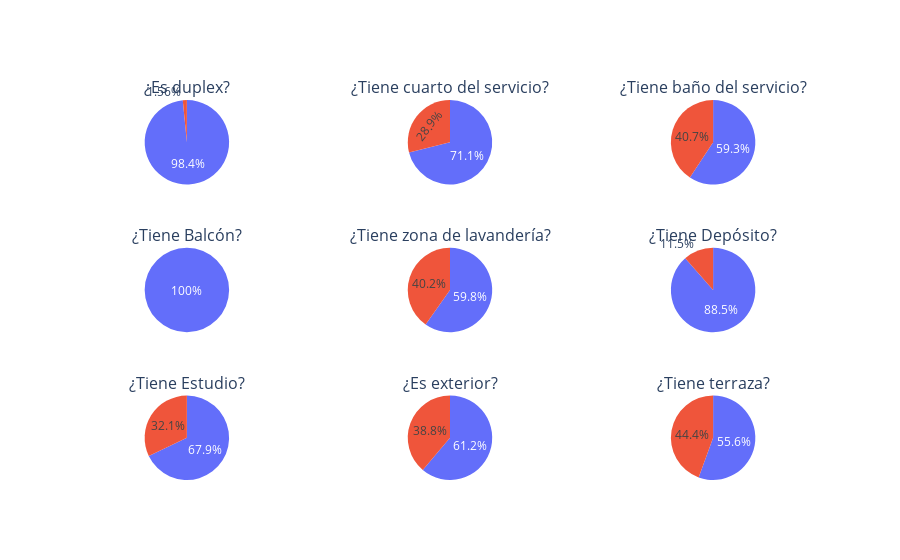

The cell this chart's notebook holds for it:
### Code cell
fig = make_subplots(rows = 3, cols = 3, specs = [[{'type': 'pie'}, {'type': 'pie'}, {'type': 'pie'}], 
                                                 [{'type': 'pie'}, {'type': 'pie'}, {'type': 'pie'}],
                                                 [{'type': 'pie'}, {'type': 'pie'}, {'type': 'pie'}]],  
                    subplot_titles = ('¿Es duplex?', 
                                      '¿Tiene cuarto del servicio?', 
                                      '¿Tiene baño del servicio?', 
                                      '¿Tiene Balcón?', 
                                      '¿Tiene zona de lavandería?', 
                                      '¿Tiene Depósito?', 
                                      '¿Tiene Estudio?', 
                                      '¿Es exterior?', 
                                      '¿Tiene terraza?'))

fig.add_trace(go.Pie(values = geodatos['isDuplex'].value_counts()), row = 1, col = 1)
fig.add_trace(go.Pie(values = geodatos['hasServiceRoom'].value_counts()), row = 1, col = 2)
fig.add_trace(go.Pie(values = geodatos['hasServiceToilet'].value_counts()), row = 2, col = 1)
fig.add_trace(go.Pie(values = geodatos['hasBalcony'].value_counts()), row = 2, col = 2)
fig.add_trace(go.Pie(values = geodatos['hasLaundryZone'].value_counts()), row = 3, col = 1)
fig.add_trace(go.Pie(values = geodatos['hasDeposit'].value_counts()), row = 3, col = 2)
fig.add_trace(go.Pie(values = geodatos['hasStudy'].value_counts()), row = 3, col = 3)
fig.add_trace(go.Pie(values = geodatos['isExterior'].value_counts()), row = 1, col = 3)
fig.add_trace(go.Pie(values = geodatos['hasTerrace'].value_counts()), row = 2, col = 3)

fig.update_layout(height = 800, showlegend = False)
fig.show()

### Figure 1 — Plotly figure (JSON) as saved in the notebook; plotly's stock layout.template omitted (floating-point values rounded to 4 significant figures)
{"data": [{"domain": {"x": [0, 0.2889], "y": [0.7778, 1]}, "type": "pie", "values": [9729, 154]}, {"domain": {"x": [0.3556, 0.6444], "y": [0.7778, 1]}, "type": "pie", "values": [7030, 2853]}, {"domain": {"x": [0, 0.2889], "y": [0.3889, 0.6111]}, "type": "pie", "values": [9883]}, {"domain": {"x": [0.3556, 0.6444], "y": [0.3889, 0.6111]}, "type": "pie", "values": [5910, 3973]}, {"domain": {"x": [0, 0.2889], "y": [0, 0.2222]}, "type": "pie", "values": [6712, 3171]}, {"domain": {"x": [0.3556, 0.6444], "y": [0, 0.2222]}, "type": "pie", "values": [6044, 3839]}, {"domain": {"x": [0.7111, 1], "y": [0, 0.2222]}, "type": "pie", "values": [5492, 4391]}, {"domain": {"x": [0.7111, 1], "y": [0.7778, 1]}, "type": "pie", "values": [5857, 4026]}, {"domain": {"x": [0.7111, 1], "y": [0.3889, 0.6111]}, "type": "pie", "values": [8747, 1136]}], "layout": {"annotations": [{"font": {"size": 16}, "showarrow": false, "text": "¿Es duplex?", "x": 0.1444, "xanchor": "center", "xref": "paper", "y": 1, "yanchor": "bottom", "yref": "paper"}, {"font": {"size": 16}, "showarrow": false, "text": "¿Tiene cuarto del servicio?", "x": 0.5, "xanchor": "center", "xref": "paper", "y": 1, "yanchor": "bottom", "yref": "paper"}, {"font": {"size": 16}, "showarrow": false, "text": "¿Tiene baño del servicio?", "x": 0.8556, "xanchor": "center", "xref": "paper", "y": 1, "yanchor": "bottom", "yref": "paper"}, {"font": {"size": 16}, "showarrow": false, "text": "¿Tiene Balcón?", "x": 0.1444, "xanchor": "center", "xref": "paper", "y": 0.6111, "yanchor": "bottom", "yref": "paper"}, {"font": {"size": 16}, "showarrow": false, "text": "¿Tiene zona de lavandería?", "x": 0.5, "xanchor": "center", "xref": "paper", "y": 0.6111, "yanchor": "bottom", "yref": "paper"}, {"font": {"size": 16}, "showarrow": false, "text": "¿Tiene Depósito?", "x": 0.8556, "xanchor": "center", "xref": "paper", "y": 0.6111, "yanchor": "bottom", "yref": "paper"}, {"font": {"size": 16}, "showarrow": false, "text": "¿Tiene Estudio?", "x": 0.1444, "xanchor": "center", "xref": "paper", "y": 0.2222, "yanchor": "bottom", "yref": "paper"}, {"font": {"size": 16}, "showarrow": false, "text": "¿Es exterior?", "x": 0.5, "xanchor": "center", "xref": "paper", "y": 0.2222, "yanchor": "bottom", "yref": "paper"}, {"font": {"size": 16}, "showarrow": false, "text": "¿Tiene terraza?", "x": 0.8556, "xanchor": "center", "xref": "paper", "y": 0.2222, "yanchor": "bottom", "yref": "paper"}], "autosize": true, "showlegend": false}}
